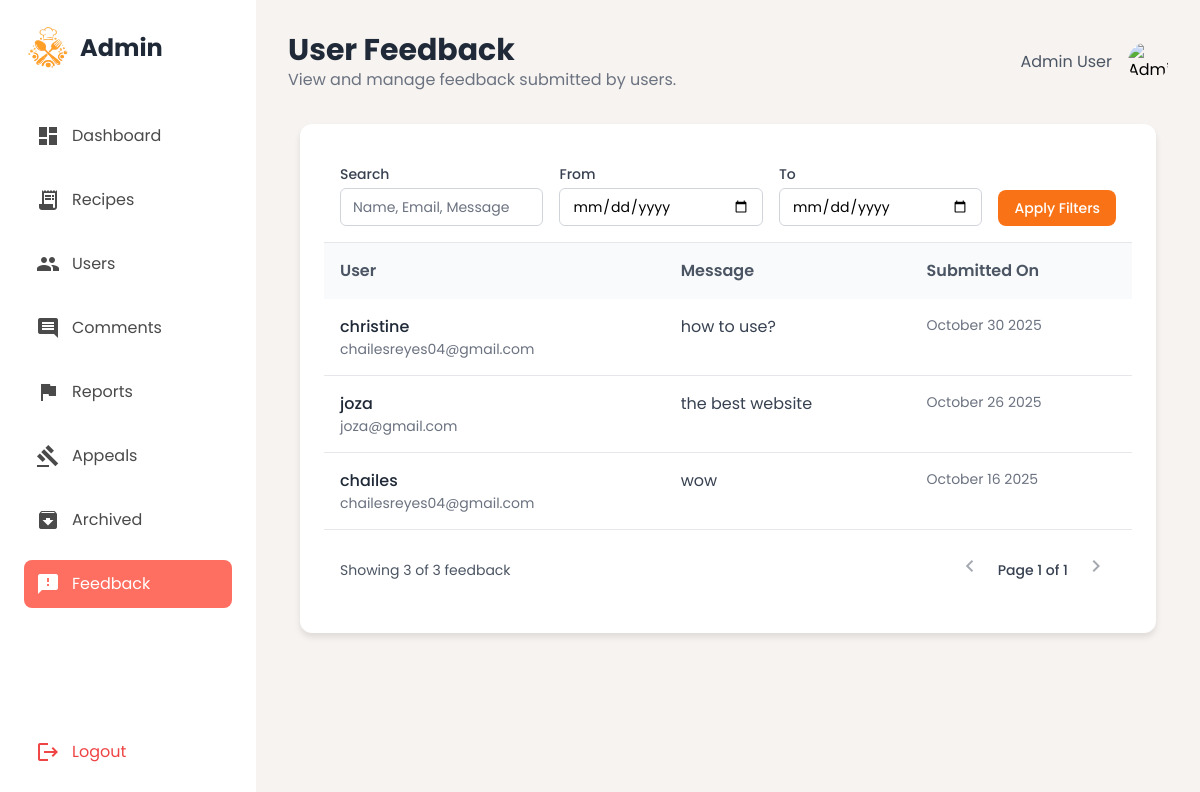
Page /admin_feedback.php (signed in) on the committed database.
### tables this page shows
CREATE TABLE `feedback` (
  `id` int(11) NOT NULL AUTO_INCREMENT,
  `name` varchar(255) NOT NULL,
  `email` varchar(255) NOT NULL,
  `message` text NOT NULL,
  `created_at` timestamp NOT NULL DEFAULT current_timestamp(),
  PRIMARY KEY (`id`)
);

### admin_feedback.php (the view, shortened to what this page needs)
<?php
require 'db.php';
$search = $_GET['search'] ?? '';
$date_from = $_GET['date_from'] ?? '';
$date_to = $_GET['date_to'] ?? '';
$page = isset($_GET['page']) ? (int)$_GET['page'] : 1;
$perPage = 5;
$offset = ($page - 1) * $perPage;
$countSql = "SELECT COUNT(*) as total FROM feedback WHERE 1";
$countResult = $conn->query($countSql);
$totalFeedback = $countResult->fetch_assoc()['total'];
$totalPages = ceil($totalFeedback / $perPage);
$sql_feedback = "SELECT * FROM feedback WHERE 1";
$sql_feedback .= " ORDER BY created_at DESC LIMIT $perPage OFFSET $offset";
$result_feedback = $conn->query($sql_feedback);
$end = min($offset + $perPage, $totalFeedback);
?>
<!DOCTYPE html>
<html lang="en"><head>
<script src="https://cdn.tailwindcss.com?plugins=forms,container-queries"></script>
</head>
<body class="flex h-screen">
<aside class="sidebar w-64 flex-shrink-0 p-6 flex flex-col justify-between">
<div>
<div class="flex items-center mb-10">
<img src="img/logo_new.png" alt="Logo" class="w-12 h-12 mr-2">
<h1 class="text-2xl font-bold text-gray-800">Admin</h1>
</div>
<nav>
<ul>
<li class="mb-4">
<a class="flex items-center p-3 rounded-lg inactive-link hover:bg-gray-100" href="admin.php">
<span class="material-icons mr-3">dashboard</span>
<span>Dashboard</span>
</a>
</li>
<li class="mb-4">
<a class="flex items-center p-3 rounded-lg inactive-link hover:bg-gray-100" href="admin_recipe.php">
<span class="material-icons mr-3">receipt_long</span>
<span>Recipes</span>
</a>
</li>
<li class="mb-4">
<a class="flex items-center p-3 rounded-lg inactive-link hover:bg-gray-100" href="admin_users.php">
<span class="material-icons mr-3">people</span>
<span>Users</span>
</a>
</li>
<li class="mb-4">
<a class="flex items-center p-3 rounded-lg inactive-link hover:bg-gray-100" href="admin_comments.php">
<span class="material-icons mr-3">comment</span>
<span>Comments</span>
</a>
</li>
<li class="mb-4">
<a class="flex items-center p-3 rounded-lg inactive-link hover:bg-gray-100" href="admin_reports.php">
<span class="material-icons mr-3">flag</span>
<span>Reports</span>
</a>
</li>
<li class="mb-4">
<a class="flex items-center p-3 rounded-lg inactive-link hover:bg-gray-100" href="admin_appeals.php">
<span class="material-icons mr-3">gavel</span>
<span>Appeals</span>
</a>
</li>
<li class="mb-4 sidebar-item">
<a class="flex items-center p-3 rounded-lg inactive-link hover:bg-gray-100" href="admin_archived.php">
<span class="material-icons mr-3">archive</span>
<span>Archived</span>
</a>
</li>
<li class="mb-4">
<a class="flex items-center p-3 rounded-lg active-link" href="admin_feedback.php">
<span class="material-icons mr-3">feedback</span>
<span>Feedback</span>
</a>
</li>
</ul>
</nav>
</div>
<div>
<a class="flex items-center p-3 rounded-lg text-red-500 hover:bg-red-50" href="logout.php">
<span class="material-icons mr-3">logout</span>
<span>Logout</span>
</a>
</div>
</aside>
<main class="main-content flex-1 p-8 overflow-y-auto bg-gray-100">
  <header class="flex justify-between items-center mb-8">
    <div>
      <h2 class="text-3xl font-bold text-gray-800">User Feedback</h2>
      <p class="text-gray-500">View and manage feedback submitted by users.</p>
    </div>
    <div class="flex items-center">
      <span class="mr-4 text-gray-600">Admin User</span>
      <img alt="Admin avatar" class="w-10 h-10 rounded-full" src="https://lh3.googleusercontent.com/aida-public/AB6AXuA9Z-yBsYAaeaWkFBB6UcrHuFGwdd_GMeyqKk8UUwvgkXciEDhGc26LGm3V1PEhpM9G--3TUV46vMgDlJ_gbGgwwOotUFFFMH713MIWQui0zFZYqgBSoJ8edc4LnnHVVEN3g7KMwBeI-oSbtFUovjdQ8r2CLGeqzvb3KtbcKEDlDG6CnzbRsFdoDTr7dv-tfCRto2KRbKiK4RUvztUS47_onsq2T_b7qBQ22JrDL4EdLe1pMvi867ixtn6frrtmIHh0YfcLeyZzbdEU"/>
    </div>
  </header>
<div class="container mx-auto max-w-9xl px-3">
    <div class="card p-6">
     <form method="GET" class="p-4 border-b flex flex-wrap gap-4 items-end">
  <div class="flex-1 min-w-[200px]">
      <label class="block text-sm font-medium text-gray-700">Search</label>
      <input type="text" name="search" value="<?php echo htmlspecialchars($search); ?>"
             placeholder="Name, Email, Message"
             class="mt-1 block w-full px-3 py-2 border border-gray-300 rounded-md focus:outline-none focus:ring-orange-500 focus:border-orange-500 sm:text-sm">
    </div>
    <div class="flex-1 min-w-[150px]">
      <label class="block text-sm font-medium text-gray-700">From</label>
      <input type="date" name="date_from" value="<?php echo htmlspecialchars($date_from); ?>"
             class="mt-1 block w-full px-3 py-2 border border-gray-300 rounded-md focus:outline-none focus:ring-orange-500 focus:border-orange-500 sm:text-sm">
          </div>
          <div class="flex-1 min-w-[150px]">
              <label class="block text-sm font-medium text-gray-700">To</label>
              <input type="date" name="date_to" value="<?php echo htmlspecialchars($date_to); ?>"
                     class="mt-1 block w-full px-3 py-2 border border-gray-300 rounded-md focus:outline-none focus:ring-orange-500 focus:border-orange-500 sm:text-sm">
          </div>
          <div>
              <button type="submit" class="py-2 px-4 bg-orange-500 text-white rounded-lg hover:bg-orange-600 text-sm font-medium">Apply Filters</button>
          </div>
        </form>
      <div class="overflow-x-auto">
        <table class="w-full text-left">
          <thead class="bg-gray-50">
            <tr>
              <th class="p-4 font-semibold text-gray-600">User</th>
              <th class="p-4 font-semibold text-gray-600">Message</th>
              <th class="p-4 font-semibold text-gray-600">Submitted On</th>
            </tr>
          </thead>
          <tbody class="divide-y divide-gray-200">
            <?php if($result_feedback->num_rows > 0): ?>
              <?php while($feedback = $result_feedback->fetch_assoc()): ?>
                <tr>
                  <td class="p-4 align-top">
                    <p class="font-medium text-gray-800"><?php echo htmlspecialchars($feedback['name']); ?></p>
                    <p class="text-sm text-gray-500"><?php echo htmlspecialchars($feedback['email']); ?></p>
                  </td>
                  <td class="p-4 align-top max-w-md">
                    <p class="text-gray-700"><?php echo nl2br(htmlspecialchars($feedback['message'])); ?></p>
                  </td>
                    <td class="p-4 align-top text-sm text-gray-500">
                      <?php echo date('F d Y', strtotime($feedback['created_at'])); ?>
                    </td>
                </tr>
              <?php endwhile; ?>
            <?php else: ?>
              <tr>
                <td colspan="4" class="p-4 text-center text-gray-500">No feedback submitted yet.</td>
              </tr>
            <?php endif; ?>
          </tbody>
        </table>
        <div class="p-4 border-t flex justify-between items-center">
   <span class="text-sm text-gray-600">
    <?php if ($totalFeedback > 0): ?>
        Showing <?= $end ?> of <?= $totalFeedback ?> feedback
    <?php else: ?>
        No feedback found
    <?php endif; ?>
</span>
    <div class="inline-flex items-center space-x-2">
        <a href="?page=<?= max(1, $page - 1) ?>&search=<?= urlencode($search) ?>&date_from=<?= $date_from ?>&date_to=<?= $date_to ?>"
           class="p-2 rounded-md hover:bg-gray-100 <?= ($page <= 1) ? 'opacity-50 pointer-events-none' : '' ?>">
            <span class="material-icons text-gray-600">chevron_left</span>
        </a>
        <span class="text-sm font-medium text-gray-700">Page <?= $page ?> of <?= $totalPages ?></span>
        <a href="?page=<?= min($totalPages, $page + 1) ?>&search=<?= urlencode($search) ?>&date_from=<?= $date_from ?>&date_to=<?= $date_to ?>"
           class="p-2 rounded-md hover:bg-gray-100 <?= ($page >= $totalPages) ? 'opacity-50 pointer-events-none' : '' ?>">
            <span class="material-icons text-gray-600">chevron_right</span>
        </a>
    </div>
</div>
      </div>
    </div>
  </div>
</main>
</body></html>

### admin_feedback.php (style rules this page uses)
body { font-family: 'Poppins', sans-serif; background-color: #f7f3f0; }
.sidebar { background-color: #ffffff; }
.main-content { background-color: #f7f3f0; }
.active-link { background-color: #ff6f61; color: white; }
.inactive-link { color: #4a4a4a; }
.card { background-color: #ffffff; border-radius: 12px; box-shadow: 0 4px 6px rgba(0, 0, 0, 0.1); }

### rows in the picture
feedback: name "christine", email "chailesreyes04@gmail.com", message "how to use?", created_at "October 30 2025"
feedback: name "joza", email "joza@gmail.com", message "the best website", created_at "October 26 2025"
feedback: name "chailes", email "chailesreyes04@gmail.com", message "wow", created_at "October 16 2025"

### other values in the picture
$end "3"
$totalFeedback "3"
$page "1"
$totalPages "1"
